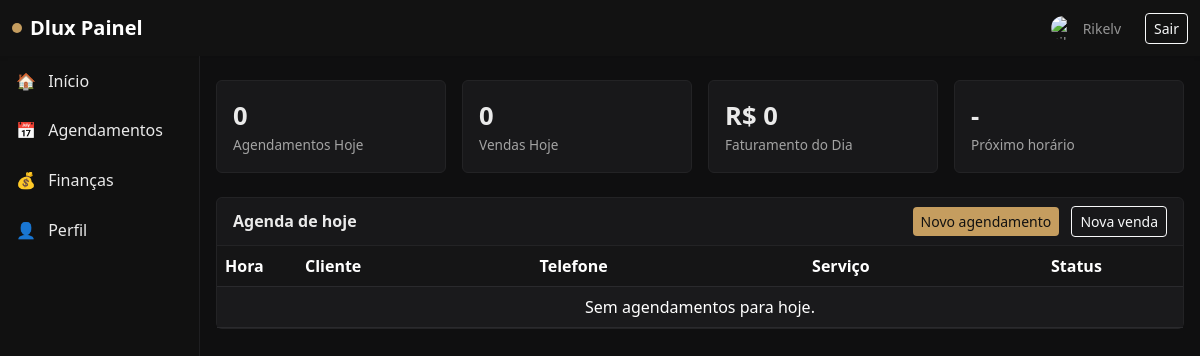
The app's page /painel/barbeiro/ (signed in), older data.
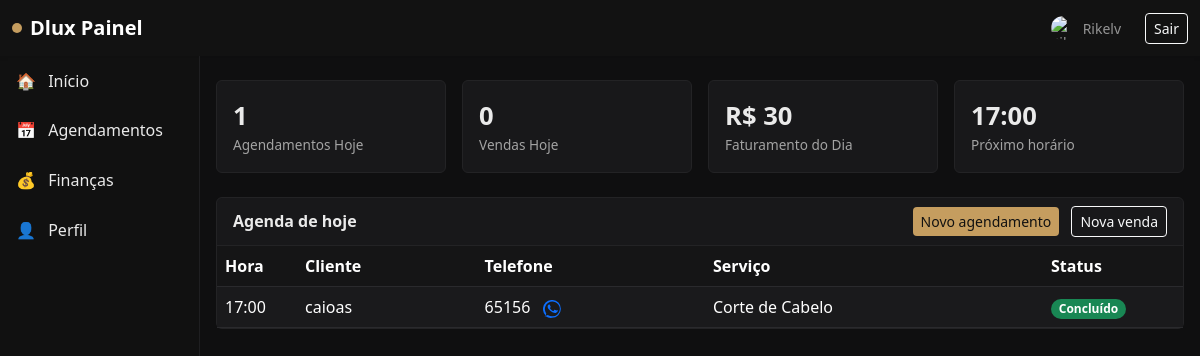
The same page, newer data.
### appointments/models.py (models this page shows, shortened)
class Appointment(models.Model):
    STATUS_SCHEDULED = 'scheduled'
    STATUS_DONE = 'done'
    STATUS_CANCELLED = 'cancelled'
    STATUS_CHOICES = [
        (STATUS_SCHEDULED, 'Agendado'),
        (STATUS_DONE, 'Finalizado'),
        (STATUS_CANCELLED, 'Cancelado'),
    ]
    barber = models.ForeignKey(User, on_delete=models.CASCADE, limit_choices_to={'role': User.BARBER}, related_name='appointments')
    client_name = models.CharField(max_length=120)
    client_phone = models.CharField(max_length=32)
    service = models.ForeignKey(Service, on_delete=models.PROTECT)
    start_datetime = models.DateTimeField()
    end_datetime = models.DateTimeField()
    status = models.CharField(max_length=12, choices=STATUS_CHOICES, default=STATUS_SCHEDULED)
    notes = models.TextField(blank=True)
    created_at = models.DateTimeField(auto_now_add=True)
    class Meta:
        indexes = [
            models.Index(fields=['barber', 'start_datetime']),
            models.Index(fields=['status']),
        ]

### services/models.py (models this page shows, shortened)
class Service(models.Model):
    title = models.CharField(max_length=120)
    price = models.DecimalField(max_digits=8, decimal_places=2)
    duration_minutes = models.PositiveIntegerField(default=30)
    active = models.BooleanField(default=True)

### users/views.py (the view)
# urls.py: path('painel/barbeiro/', dashboard_barber, name='dashboard_barber'),
@login_required
def dashboard_barber(request: HttpRequest):
    user: User = request.user  # type: ignore
    now_local = timezone.localtime()
    Appointment.objects.filter(status='scheduled', end_datetime__lte=timezone.now()).update(status='done')
    today_start = now_local.replace(hour=0, minute=0, second=0, microsecond=0)
    today_end = today_start + timezone.timedelta(days=1)
    appts_today = Appointment.objects.filter(
        barber=user,
        start_datetime__gte=today_start,
        start_datetime__lt=today_end,
    ).order_by('start_datetime')
    sales_today = Sale.objects.filter(
        barber=user,
        created_at__gte=today_start,
        created_at__lt=today_end,
        status='paid'
    )
    appts_done_today = appts_today.filter(status='done')
    appts_value_today = appts_done_today.aggregate(total=Sum('service__price'))['total'] or 0
    sales_value_today = sales_today.aggregate(total=Sum('amount'))['total'] or 0
    day_revenue = (appts_value_today or 0) + (sales_value_today or 0)
    kpis = {
        'appointments_count': appts_today.count(),
        'sales_count': sales_today.count(),
        'sales_total': day_revenue,
        'next_appointment': appts_today.first(),
    }
    return render(request, 'dashboard_barber.html', {
        'kpis': kpis,
        'appointments_today': appts_today,
    })

### templates/dashboard_barber.html (shortened to what this page needs)
{% extends 'base.html' %}
{% block content %}
<div class="row g-3 mb-4">
  <div class="col-sm-6 col-lg-3">
    <div class="card card-panel">
      <div class="card-body">
        <div class="kpi">{{ kpis.appointments_count }}</div>
        <div class="kpi-label">Agendamentos Hoje</div>
      </div>
    </div>
  </div>
  <div class="col-sm-6 col-lg-3">
    <div class="card card-panel">
      <div class="card-body">
        <div class="kpi">{{ kpis.sales_count }}</div>
        <div class="kpi-label">Vendas Hoje</div>
      </div>
    </div>
  </div>
  <div class="col-sm-6 col-lg-3">
    <div class="card card-panel">
      <div class="card-body">
        <div class="kpi">R$ {{ kpis.sales_total }}</div>
        <div class="kpi-label">Faturamento do Dia</div>
      </div>
    </div>
  </div>
  <div class="col-sm-6 col-lg-3">
    <div class="card card-panel">
      <div class="card-body">
        <div class="kpi">{% if kpis.next_appointment %}{{ kpis.next_appointment.start_datetime|date:'H:i' }}{% else %}-{% endif %}</div>
        <div class="kpi-label">Próximo horário</div>
      </div>
    </div>
  </div>
</div>
  <div class="card card-panel mb-4">
    <div class="card-header d-flex justify-content-between align-items-center">
      <span class="fw-semibold">Agenda de hoje</span>
      <div>
      <a href="#" class="btn btn-sm btn-accent" data-bs-toggle="modal" data-bs-target="#quickScheduleModal">Novo agendamento</a>
      <a href="#" class="btn btn-sm btn-outline-light ms-2" data-bs-toggle="modal" data-bs-target="#newSaleModal">Nova venda</a>
      </div>
    </div>
  <div class="card-body p-0">
    <table class="table table-dark table-striped mb-0">
      <thead>
        <tr>
          <th style="width: 80px;">Hora</th>
          <th>Cliente</th>
          <th>Telefone</th>
          <th>Serviço</th>
          <th style="width: 140px;">Status</th>
        </tr>
      </thead>
      <tbody>
        {% for a in appointments_today %}
        <tr>
          <td>{{ a.start_datetime|date:'H:i' }}</td>
          <td>{{ a.client_name }}</td>
          <td>
            {{ a.client_phone }}
            {% if a.client_phone %}
              <a href="https://wa.me/{{ a.client_phone }}" target="_blank" class="ms-2" title="WhatsApp">
              </a>
            {% endif %}
          </td>
          <td>
            {{ a.service.title }}
          </td>
          <td>
            {% if a.status == 'scheduled' %}
              <span class="badge rounded-pill text-bg-secondary">Agendado</span>
            {% elif a.status == 'done' %}
              <span class="badge rounded-pill bg-success">Concluído</span>
            {% elif a.status == 'cancelled' %}
              <span class="badge rounded-pill bg-danger">Cancelado</span>
            {% else %}
              <span class="badge rounded-pill badge-accent">{{ a.status }}</span>
            {% endif %}
          </td>
        </tr>
        {% empty %}
        <tr>
          <td colspan="5" class="text-center muted">Sem agendamentos para hoje.</td>
        </tr>
        {% endfor %}
      </tbody>
    </table>
  </div>
</div>
{% endblock %}

Row changes from the older to the newer data that the page shows:
added Appointment: next_appointment.start_datetime "17:00", start_datetime "17:00", client_name "caioas", client_phone "65156", service "Corte de Cabelo", status "Concluído"
Text that changed along with them:
{{ kpis.appointments_count }}: "0" → "1"
{{ kpis.sales_total }}: "0" → "30"
text no longer shown: "- Sem agendamentos para hoje."
